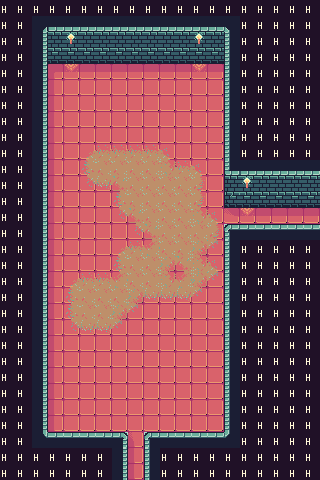

A 2D game scene composited from a Tiled map and its tileset images. What follows is a short description and the map's XML, with every tile layer's data as written:
An orthogonal 20x30 tile map with 16x16 px tiles, 2 tile layers (prototype, base) and 9 objects (4x column_0_1, 4x column_0_2, main_exit).

<map version="1.10" tiledversion="1.10.2" orientation="orthogonal" renderorder="right-down" width="20" height="30" tilewidth="16" tileheight="16" infinite="0" nextlayerid="10" nextobjectid="10">
 <tileset firstgid="1" source="FaerieForest_PetricakeGamesTSX.tsx" />
 <layer id="1" name="prototype" width="20" height="30">
  <data encoding="csv">
163,163,163,163,163,163,163,163,163,163,163,163,163,163,163,163,163,163,163,163,
163,163,163,163,163,163,163,163,163,163,163,163,163,163,163,163,163,163,163,163,
163,163,166,166,168,166,166,166,166,166,166,166,168,166,166,163,163,163,163,163,
163,163,166,166,166,166,166,166,166,166,166,166,166,166,166,163,163,163,163,163,
163,163,166,169,169,169,169,169,169,169,169,169,169,169,166,163,163,163,163,163,
163,163,166,169,169,169,169,169,169,169,169,169,169,169,166,163,163,163,163,163,
163,163,166,169,169,169,169,169,169,169,169,169,169,169,166,163,163,163,163,163,
163,163,166,169,169,169,169,169,169,169,169,169,169,169,166,163,163,163,163,163,
163,163,166,169,169,169,169,169,169,169,169,169,169,169,166,163,163,163,163,163,
163,163,166,169,169,169,169,169,169,169,169,169,169,169,166,163,163,163,163,163,
163,163,166,169,169,169,169,169,169,169,169,169,169,169,166,163,163,163,163,163,
163,163,166,169,169,169,169,169,169,169,169,169,169,169,166,168,166,166,166,166,
163,163,166,169,169,169,169,169,169,169,169,169,169,169,166,166,166,166,166,166,
163,163,166,169,169,169,169,169,169,169,169,169,169,169,169,169,169,169,169,169,
163,163,166,169,169,169,169,169,169,169,169,169,169,169,166,166,166,166,166,166,
163,163,166,169,169,169,169,169,169,169,169,169,169,169,166,163,163,163,163,163,
163,163,166,169,169,169,169,169,169,169,169,169,169,169,166,163,163,163,163,163,
163,163,166,169,169,169,169,169,169,169,169,169,169,169,166,163,163,163,163,163,
163,163,166,169,169,169,169,169,169,169,169,169,169,169,166,163,163,163,163,163,
163,163,166,169,169,169,169,169,169,169,169,169,169,169,166,163,163,163,163,163,
163,163,166,169,169,169,169,169,169,169,169,169,169,169,166,163,163,163,163,163,
163,163,166,169,169,169,169,169,169,169,169,169,169,169,166,163,163,163,163,163,
163,163,166,169,169,169,169,169,169,169,169,169,169,169,166,163,163,163,163,163,
163,163,166,169,169,169,169,169,169,169,169,169,169,169,166,163,163,163,163,163,
163,163,166,169,169,169,169,169,169,169,169,169,169,169,166,163,163,163,163,163,
163,163,166,169,169,169,169,169,169,169,169,169,169,169,166,163,163,163,163,163,
163,163,166,169,169,169,169,169,169,169,169,169,169,169,166,163,163,163,163,163,
163,163,166,166,166,166,166,166,169,166,166,166,166,166,166,163,163,163,163,163,
163,163,163,163,163,163,163,166,169,166,163,163,163,163,163,163,163,163,163,163,
163,163,163,163,163,163,163,166,169,166,163,163,163,163,163,163,163,163,163,163
</data>
 </layer>
 <layer id="9" name="base" width="20" height="30">
  <data encoding="csv">
0,0,0,0,0,0,0,0,0,0,0,0,0,0,0,0,0,0,0,0,
0,163,1,5,5,5,5,5,5,5,5,5,5,5,4,163,0,0,0,0,
0,163,37,21,7,21,21,21,21,21,21,21,7,21,40,163,0,0,0,0,
0,163,37,8,8,8,8,8,8,8,8,8,8,8,40,163,0,0,0,0,
0,163,37,43,25,26,26,26,26,26,26,26,25,26,40,163,0,0,0,0,
0,163,37,61,41,41,41,41,41,41,41,41,41,41,40,163,0,0,0,0,
0,163,37,61,41,41,41,41,41,41,41,41,41,41,40,163,0,0,0,0,
0,163,37,61,41,41,41,41,41,41,41,41,41,41,40,163,0,0,0,0,
0,163,37,61,41,41,41,41,41,41,41,41,41,41,40,163,0,0,0,0,
0,163,37,61,41,93,94,94,94,94,95,41,41,41,40,163,0,0,0,0,
0,163,37,61,41,111,112,112,112,112,145,94,95,41,45,5,5,5,5,5,
0,163,37,61,41,129,130,128,112,112,112,112,113,41,165,7,21,21,21,21,
0,163,37,61,41,41,41,111,112,112,112,112,113,41,63,8,8,8,8,8,
0,163,37,61,41,41,41,129,128,112,112,112,145,95,151,25,26,26,26,26,
0,163,37,61,41,41,41,41,129,128,112,112,112,113,9,6,6,6,6,6,
0,163,37,61,41,41,41,93,94,146,112,112,127,131,40,163,163,163,163,163,
0,163,37,61,41,41,41,111,112,112,127,128,145,95,40,163,0,0,0,0,
0,163,37,61,93,94,94,146,112,112,145,146,127,131,40,163,0,0,0,0,
0,163,37,61,111,112,112,112,127,130,130,130,131,41,40,163,0,0,0,0,
0,163,37,61,111,112,112,127,131,41,41,41,41,41,40,163,0,0,0,0,
0,163,37,61,129,130,130,131,41,41,41,41,41,41,40,163,0,0,0,0,
0,163,37,61,41,41,41,41,41,41,41,41,41,41,40,163,0,0,0,0,
0,163,37,61,41,41,41,41,41,41,41,41,41,41,40,163,0,0,0,0,
0,163,37,61,41,41,41,41,41,41,41,41,41,41,40,163,0,0,0,0,
0,163,37,61,41,41,41,41,41,41,41,41,41,41,40,163,0,0,0,0,
0,163,37,61,41,41,41,41,41,41,41,41,41,41,40,163,0,0,0,0,
0,163,37,61,41,41,41,41,41,41,41,41,41,41,40,163,0,0,0,0,
0,163,73,6,6,6,6,27,80,9,6,6,6,6,76,163,0,0,0,0,
0,0,163,163,163,163,163,37,61,40,163,163,163,163,163,0,0,0,0,0,
0,0,0,0,0,0,163,37,61,40,163,0,0,0,0,0,0,0,0,0
</data>
 </layer>
 <objectgroup id="8" name="objects_01">
  <object id="1" name="column_0_1" gid="67" x="80" y="112" width="16" height="16" />
  <object id="2" name="column_0_2" gid="49" x="80" y="96" width="16" height="16" />
  <object id="3" name="column_0_1" gid="67" x="176" y="112" width="16" height="16" />
  <object id="4" name="column_0_2" gid="49" x="176" y="96" width="16" height="16" />
  <object id="5" name="column_0_1" gid="67" x="80" y="400" width="16" height="16" />
  <object id="6" name="column_0_2" gid="49" x="80" y="384" width="16" height="16" />
  <object id="7" name="column_0_1" gid="67" x="176" y="400" width="16" height="16" />
  <object id="8" name="column_0_2" gid="49" x="176" y="384" width="16" height="16" />
  <object id="9" name="main_exit" gid="118" x="128" y="64" width="16" height="16" />
 </objectgroup>
</map>
